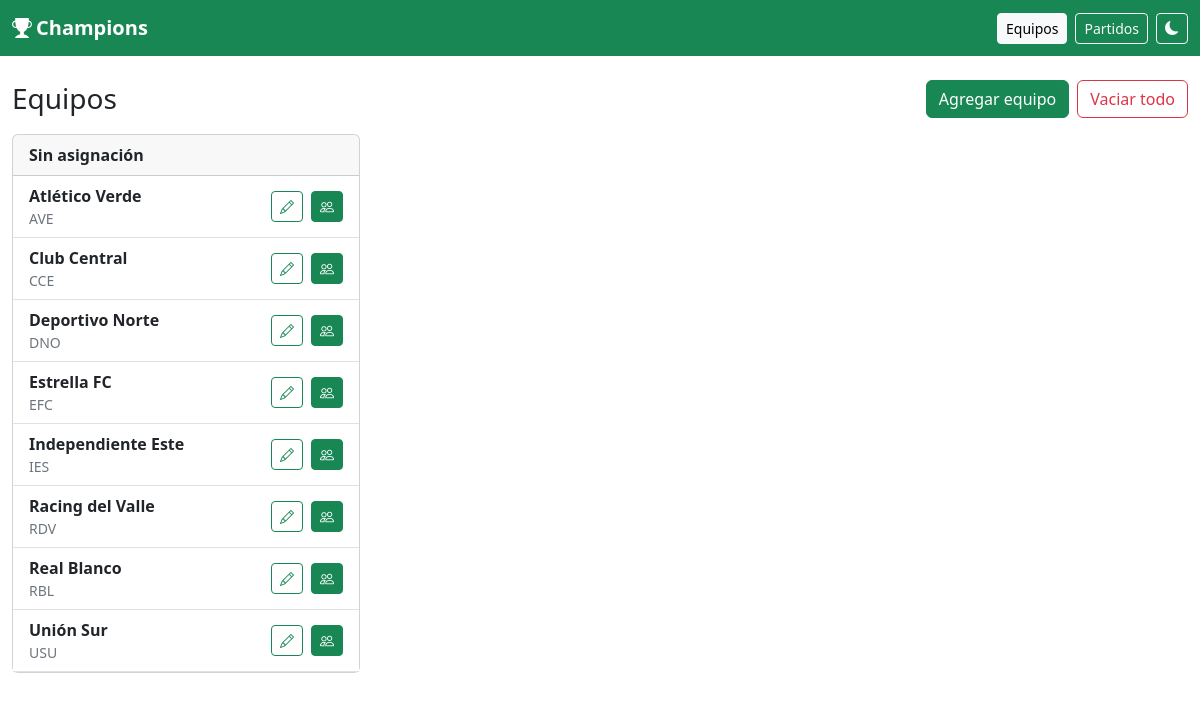
/equipos.php, run on the app's committed database.
### tables this page shows
CREATE TABLE equipos (
  id INT UNSIGNED NOT NULL AUTO_INCREMENT,
  nombre VARCHAR(120) NOT NULL,
  nombre_corto VARCHAR(10) NOT NULL,
  grupo_id INT UNSIGNED DEFAULT NULL,
  orden SMALLINT UNSIGNED NOT NULL DEFAULT 0,
  escudo VARCHAR(255) DEFAULT NULL,
  dt VARCHAR(120) DEFAULT NULL,
  ciudad VARCHAR(100) DEFAULT NULL,
  fundacion SMALLINT UNSIGNED DEFAULT NULL,
  colores VARCHAR(80) DEFAULT NULL,
  activo TINYINT(1) NOT NULL DEFAULT 1,
  creado_en DATETIME NOT NULL DEFAULT CURRENT_TIMESTAMP,
  PRIMARY KEY (id),
  UNIQUE KEY uq_equipos_nombre (nombre),
  UNIQUE KEY uq_equipos_corto (nombre_corto),
  KEY idx_equipos_grupo (grupo_id),
  CONSTRAINT fk_equipos_grupo
    FOREIGN KEY (grupo_id) REFERENCES grupos (id)
    ON UPDATE CASCADE
);

### includes/funciones.php (called while the page is built, shortened)
<?php
require_once dirname(__DIR__) . '/config/db.php';
function e(mixed $valor): string
{
    return htmlspecialchars((string) ($valor ?? ''), ENT_QUOTES, 'UTF-8');
}
function url_raiz(): string
{
    $script = str_replace('\\', '/', (string) ($_SERVER['SCRIPT_NAME'] ?? ''));
    $directorio = rtrim(dirname($script), '/');
    if ($directorio === '/' || $directorio === '.' || $directorio === '') {
        return '';
    }
    return $directorio;
}
function url_public(string $archivo = 'index.php'): string
{
    return url_raiz() . '/' . ltrim($archivo, '/');
}
function consultar(string $sql, array $params = []): array
{
    $stmt = db()->prepare($sql);
    $stmt->execute($params);
    return $stmt->fetchAll();
}
function listar_equipos(bool $soloActivos = true): array
{
    $sql = 'SELECT e.id, e.nombre, e.nombre_corto, e.grupo_id, e.orden, g.nombre AS grupo,
                   e.escudo, e.dt, e.ciudad, e.fundacion, e.colores, e.activo
            FROM equipos e
            LEFT JOIN grupos g ON g.id = e.grupo_id';
    $sql .= ' ORDER BY g.nombre ASC, e.orden ASC, e.nombre ASC';
    return consultar($sql);
}

### config/db.php (called while the page is built, shortened)
<?php
function db(): PDO
{
    static $pdo = null;
    if ($pdo instanceof PDO) {
        return $pdo;
    }
    $dsn = 'mysql:host=' . DB_HOST . ';dbname=' . DB_NAME . ';charset=' . DB_CHARSET;
    try {
        $pdo = new PDO($dsn, DB_USER, DB_PASS, [
            PDO::ATTR_ERRMODE => PDO::ERRMODE_EXCEPTION,
            PDO::ATTR_DEFAULT_FETCH_MODE => PDO::FETCH_ASSOC,
            PDO::ATTR_EMULATE_PREPARES => false,
        ]);
    } catch (PDOException $e) {
        error_log('Error de conexión: ' . $e->getMessage());
        http_response_code(500);
        exit('No se pudo conectar a la base de datos. Revisa config/db.php y que el esquema esté importado.');
    }
    return $pdo;
}

### equipos.php (the view, shortened to what this page needs)
<?php
require __DIR__ . '/includes/funciones.php';
function fila_equipo(array $club): void
{
    $grupo = (string) ($club['grupo'] ?? '');
    ?>
    <div
        class="list-group-item equipo-arrastrable d-flex justify-content-between align-items-center gap-3"
        draggable="true"
        data-id="<?= (int) $club['id'] ?>"
        data-grupo="<?= e($grupo) ?>"
    >
        <div class="min-w-0 flex-grow-1 overflow-hidden">
            <div class="fw-semibold text-truncate"><?= e((string) $club['nombre']) ?></div>
            <div class="small text-secondary"><?= e((string) $club['nombre_corto']) ?></div>
        </div>
        <div class="d-flex gap-2 flex-shrink-0">
            <button
                class="btn btn-sm btn-outline-success"
                type="button"
                data-bs-toggle="modal"
                data-bs-target="#modal-editar-equipo"
                data-id="<?= (int) $club['id'] ?>"
                data-nombre="<?= e((string) $club['nombre']) ?>"
                data-sigla="<?= e((string) $club['nombre_corto']) ?>"
                data-grupo="<?= e($grupo) ?>"
                aria-label="Editar"
                title="Editar"
            ><i class="bi bi-pencil" aria-hidden="true"></i></button>
            <a
                class="btn btn-sm btn-success"
                href="<?= e(url_public('equipos.php?id=' . (int) $club['id'])) ?>"
                aria-label="Jugadores"
                title="Jugadores"
                draggable="false"
            ><i class="bi bi-people" aria-hidden="true"></i></a>
        </div>
    </div>
    <?php
}
require __DIR__ . '/includes/header.php';
    ?>
    <?php
$equipos = listar_equipos(false);
$sinAsignar = [];
$bloques = [];
foreach ($equipos as $club) {
    $clave = trim((string) ($club['grupo'] ?? ''));
    if ($clave === '' || $clave === GRUPO_SIN_ASIGNAR) {
        $sinAsignar[] = $club;
        continue;
    }
    $bloques[$clave][] = $club;
}
uksort($bloques, static function (string $a, string $b): int {
    return strnatcasecmp($a, $b);
});
?>
<div class="d-flex flex-wrap justify-content-between align-items-center gap-2 mb-3">
    <h1 class="h3 mb-0">Equipos</h1>
    <div class="d-flex flex-wrap gap-2">
        <button class="btn btn-success" type="button" data-bs-toggle="modal" data-bs-target="#modal-equipo">Agregar equipo</button>
        <?php if (isset($_GET['confirmar']) && (string) $_GET['confirmar'] === 'vaciar'): ?>
            <a class="btn btn-outline-secondary" href="<?= e(url_public('equipos.php')) ?>">Cancelar</a>
        <?php else: ?>
            <a class="btn btn-outline-danger" href="<?= e(url_public('equipos.php?confirmar=vaciar')) ?>">Vaciar todo</a>
        <?php endif; ?>
    </div>
</div>
<?php if ($sinAsignar === [] && $bloques === []): ?>
    <p class="text-secondary">Todavía no hay equipos.</p>
<?php else: ?>
    <div class="sorteo-equipos">
        <div class="card">
            <div class="card-header fw-semibold"><?= e(GRUPO_SIN_ASIGNAR) ?></div>
            <div class="list-group list-group-flush zona-grupo" data-grupo="<?= e(GRUPO_SIN_ASIGNAR) ?>">
                <?php foreach ($sinAsignar as $club): ?>
                    <?php fila_equipo($club); ?>
                <?php endforeach; ?>
            </div>
        </div>
    </div>
<?php endif; ?>
<?php require __DIR__ . '/includes/footer.php'; ?>

### includes/header.php (style rules this page uses)
html[data-bs-theme="light"] { color-scheme: light; }
body { min-height: 100vh; display: flex; flex-direction: column; }
.equipo-arrastrable, .partido-arrastrable { cursor: grab; }
.zona-grupo { min-height: 3.25rem; }
.sorteo-equipos { display: grid; grid-template-columns: minmax(0, 3fr) minmax(0, 7fr); gap: 1rem; align-items: start; }
.sorteo-equipos > * { min-width: 0; }
.sorteo-equipos .card, .sorteo-equipos .list-group-item { min-width: 0; }

### data on the page
equipos: nombre "Atlético Verde", nombre_corto "AVE"
equipos: nombre "Club Central", nombre_corto "CCE"
equipos: nombre "Deportivo Norte", nombre_corto "DNO"
equipos: nombre "Estrella FC", nombre_corto "EFC"
equipos: nombre "Independiente Este", nombre_corto "IES"
equipos: nombre "Racing del Valle", nombre_corto "RDV"
equipos: nombre "Real Blanco", nombre_corto "RBL"
equipos: nombre "Unión Sur", nombre_corto "USU"

### other printed values
LIGA_NOMBRE "Champions"
GRUPO_SIN_ASIGNAR "Sin asignación"
